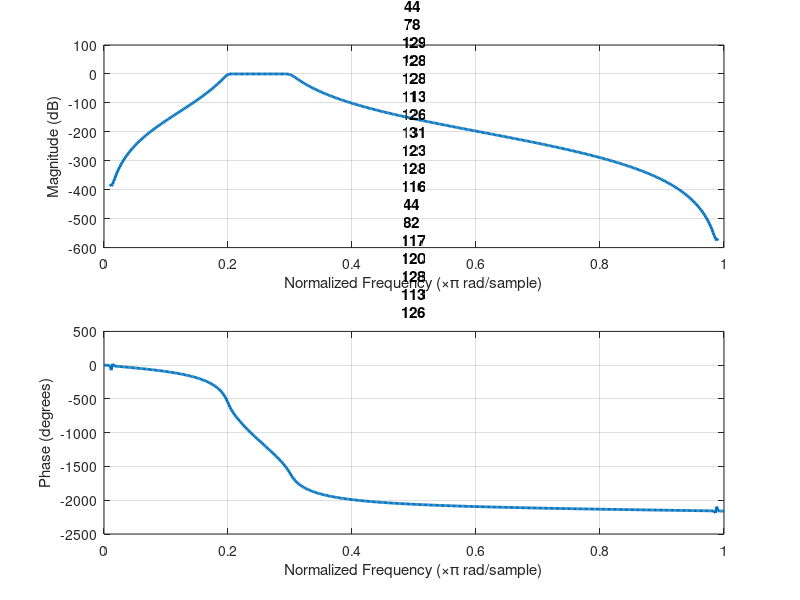
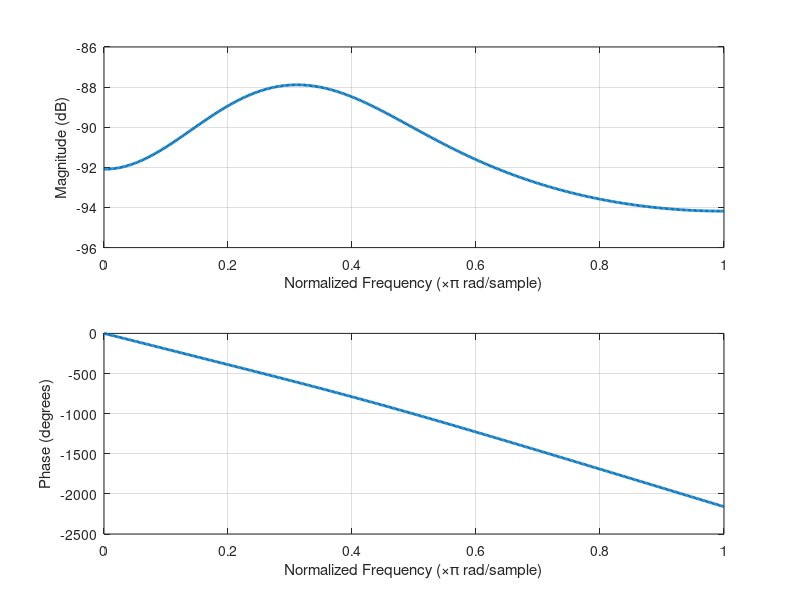

Write MATLAB code to recreate these figures, in order.
set(groot,'defaultLineLineWidth',2)

Gp = 2;  % passband maximum attenuation
Gs = 100; % Stopband minimum attenuation

wp = [0.2 0.3];%normalize 
ws = [0.1 0.4];%normalize

[n,Wn]=buttord(wp,ws,Gp,Gs); %pre-warping and biletaral transform is 
                             %included in the funciton
[B,A] = butter(n,Wn);
figure(1)
freqz(B,A);
title((n + "th Order Butterwoth Filter"));

figure(2)
ht = impz(B,A);
set(groot,'defaultLineLineWidth',1)
subplot(2,2,1)
stem(ht,'-o')
title('Complete impulse response')
M = max(ht);
for i = length(ht):-1:0
    if abs(ht(i)) >= max(abs(ht))*0.1
        break;
    end
end

htcut = ht(1:i);
%%
subplot(2,2,2)

stem(htcut(1:round(i*1)),'-o')
title("Effectivce IR (10%)[" + i + "]")
subplot(2,2,3)
stem(htcut(1:round(i*0.6)))
title("60% Effectivce IR[" + round(i*0.6) + "]")
subplot(2,2,4)
stem(htcut(1:round(i*0.1)))
title("   10% Effectivce IR[" + round(i*0.1) + "]")
ylim([-max(abs(htcut(1:round(i*0.1))))*1.2 max(abs(htcut(1:round(i*0.1))))*1.2])








%%
set(groot,'defaultLineLineWidth',2)

freqz(htcut);

%%


%freqz(htcut(1:i*.70));

%%
freqz(htcut(1:i*.60));

%%
subplot(2,2,3)
freqz(htcut(1:i*.40));


%%
subplot(2,2,4)
freqz(htcut(1:i*.10));


%%




%%



%%


%%

















